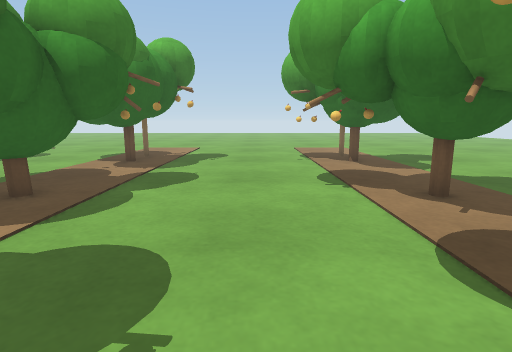
[1] (above)

24 first-person views from a walk through a Gazebo world. The camera is 0.71 m above the floor, tilts 10° down and sees 80° across. The floor is counted in squares, 0.5 m on a side. Each view is taken from the middle of a square. On the plan, view 1 faces up. The plan holds only what a view shows up to about 14 squares ahead; the rest is blank. The place goes on beyond the plan.

[2]
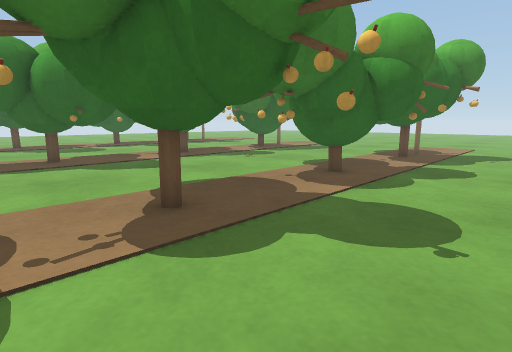

[3]
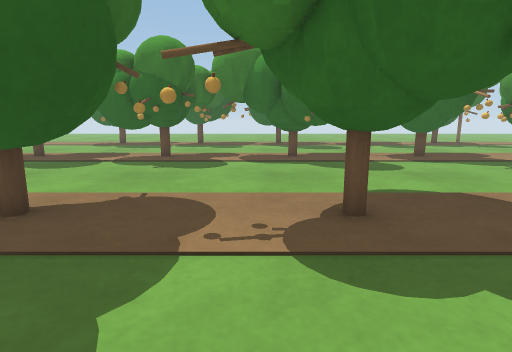

[4]
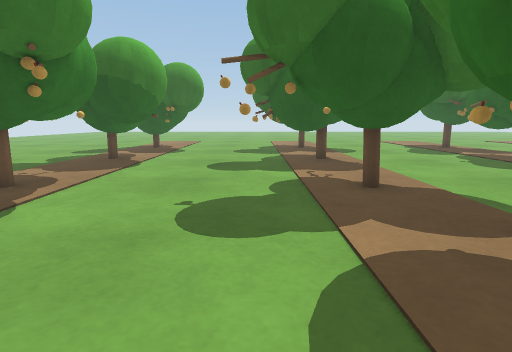

[5]
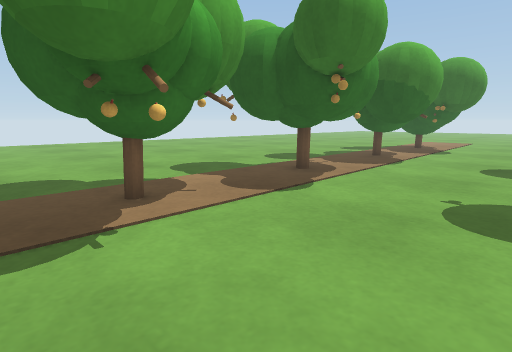

[6]
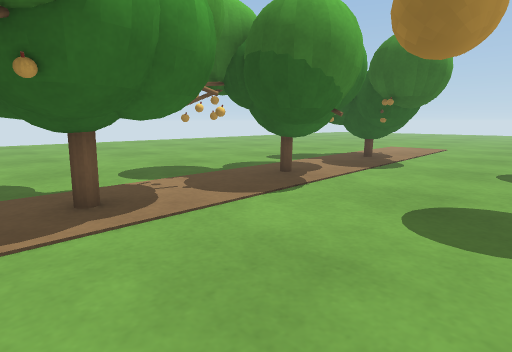

[7]
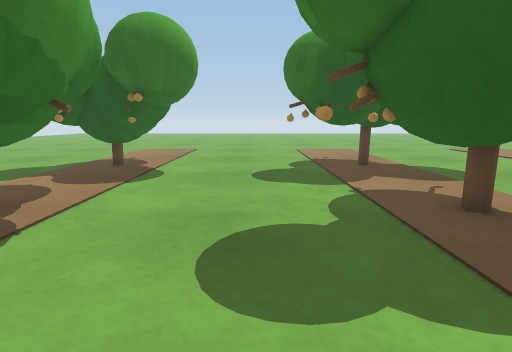

[8]
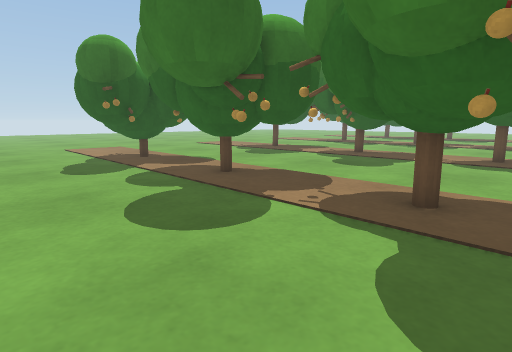

[9]
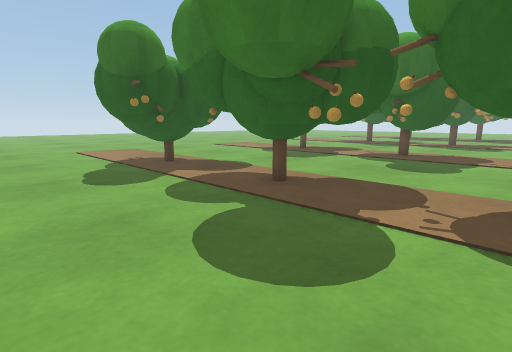

[10]
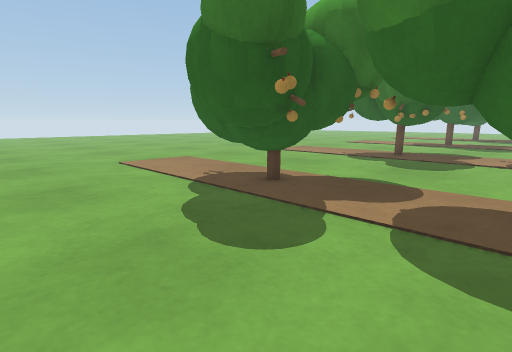

[11]
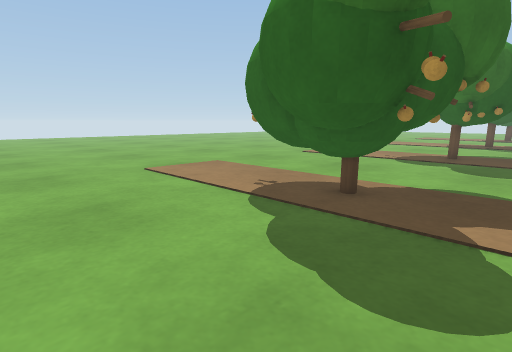

[12]
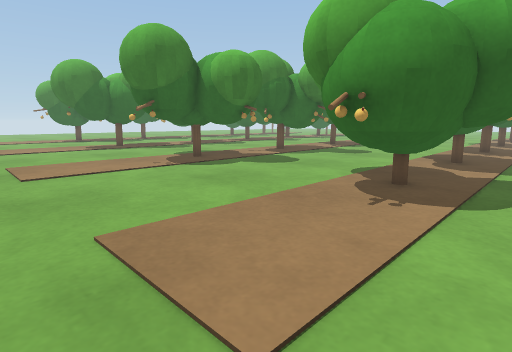

[13]
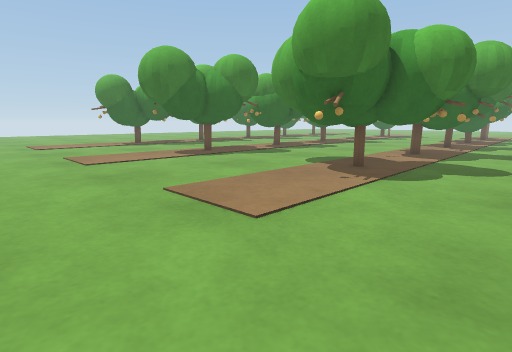

[14]
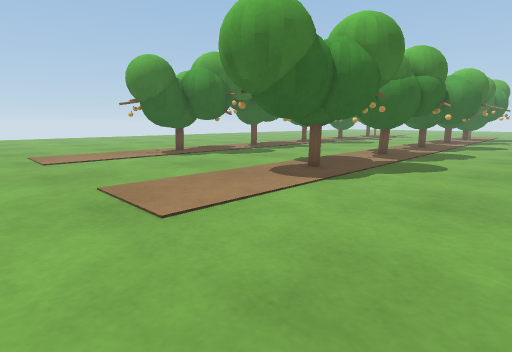

[15]
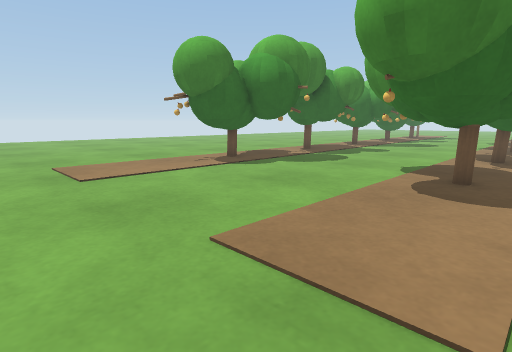

[16]
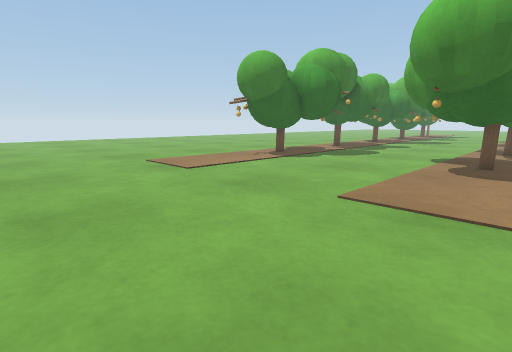

[17]
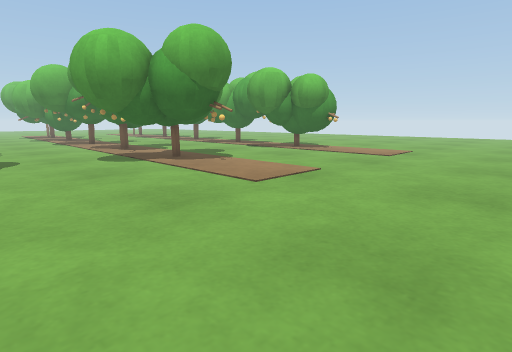

[18]
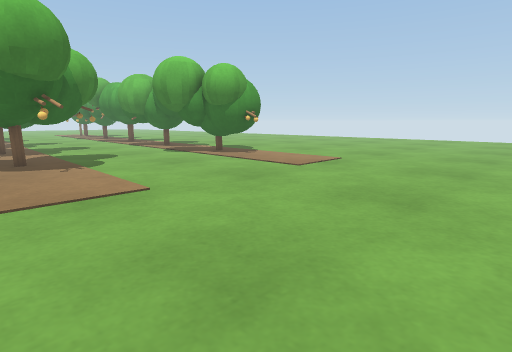

[19]
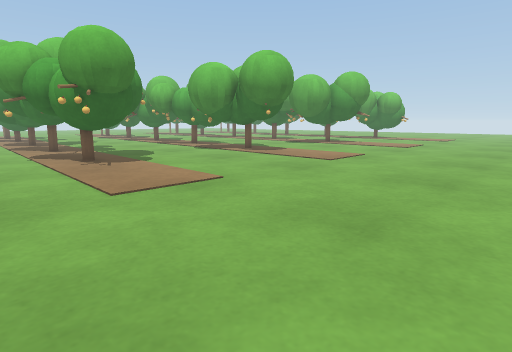

[20]
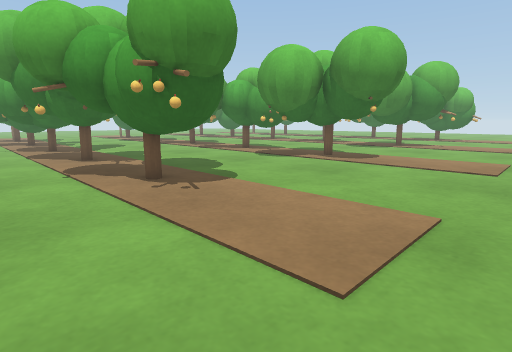

[21]
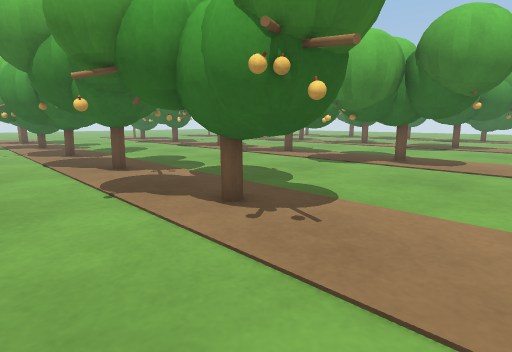

[22]
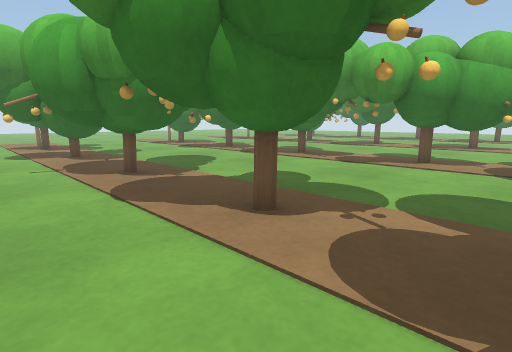

[23]
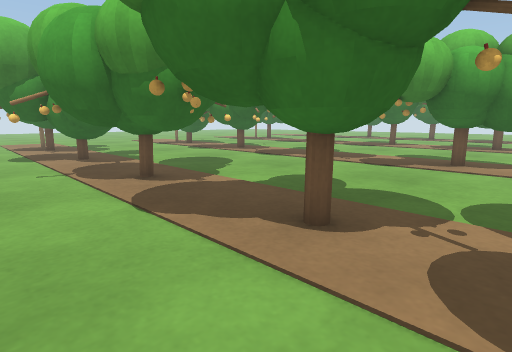

[24]
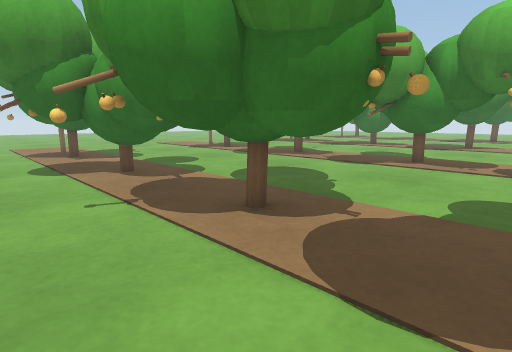

### Floor plan
Key: @ floor where view 1 was taken; . floor; P brown pole; T tree; O other object.
Columns run from 24 left of view 1 to 9 right of it. Each row starts with its distance up from view 1.
 14                ... ......... ...
 13   ..           ... .............
 12  .TOO          ..  PPT....TPP  ...
 11  .TTT          .. TTTTT..TTTTT....
 10  ..TT..         .. TTT.....TTT...
  9  .. T...  .TT   ...TTT.....TT....
  8  ........ .... ... . T..........
  7  TT    ..    T...  T T....TTT ....
  6  TTTT  ..  TTTT..TTTTT....TTT  ...
  5  ..TT ....  T......TT.....TTT ....
  4  ..TT ....   ......TT......TT.....
  3 ....  ....T.......................
  2 .TT    ...T  TT...T.TT....TTTTT...
  1 ..TT  T..TTTTTT...TTTTT...TTTT....
  0 ..TTTT....TTTT.... TTT..@.TTTT....
 -1 ...TT......TT......T......TTT.....
 -2 ...T......TT........T......TT.....
 -3 ..T   ....T..T....T.TT....TTTT....
 -4 ..TT TT...TTTT.... TTTT..TTTTT....
 -5 ...TTT....TTTTT....TTT....TTT.....
 -6 ...TT......TTT..... TT.....TT.....
 -7 ....T......TT......TT......TT.....
 -8 ..TTTT....T T.....T TT....TTTT....
 -9 ..TTTTT..TTTTT...TTTTTT..TTTTT....
-10 ...TTT....TTTT...TTTTT....TTTTT...
-11 ...TTT....TTT....TTTT.....TTTT....
-12 ...TT......TT......TT......TT.....
-13 ..................................
-14 ..................................
-15 .................................
-16 .................................
-17 .................................
-18 ..................................
-19 ..................................
-20 ..................................
-21  .................................
-22 . .....           . .....    ....

Where each view was taken, in squares from view 1:
view 1: 0 up, 0 right, facing up
view 2: 2 down, 0 right, facing up-left
view 3: 1 down, 0 right, facing left
view 4: 7 up, 2 left, facing down
view 5: 8 up, 2 left, facing down-right
view 6: 2 up, 2 left, facing down-right
view 7: 0 up, 1 left, facing down
view 8: 2 up, 9 right, facing down-left
view 9: 0 up, 9 right, facing down-left
view 10: 5 down, 9 right, facing down-left
view 11: 7 down, 9 right, facing down-left
view 12: 17 down, 6 right, facing up-left
view 13: 19 down, 0 right, facing up-left
view 14: 18 down, 7 left, facing up-left
view 15: 18 down, 11 left, facing up-left
view 16: 21 down, 11 left, facing up-left
view 17: 21 down, 11 left, facing up-right
view 18: 22 down, 6 left, facing up-right
view 19: 22 down, 24 left, facing up-right
view 20: 17 down, 24 left, facing up-right
view 21: 14 down, 24 left, facing up-right
view 22: 8 down, 24 left, facing up-right
view 23: 7 down, 24 left, facing up-right
view 24: 3 down, 24 left, facing up-right
